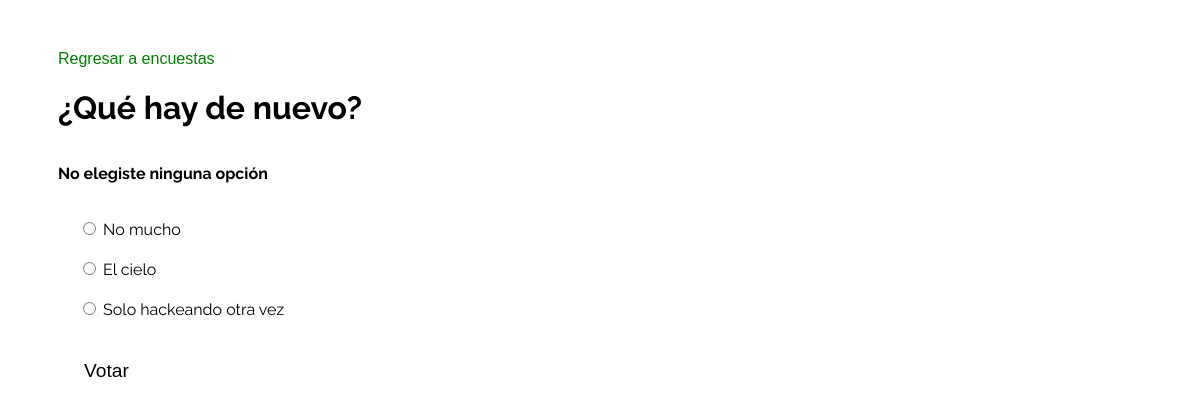
The page /polls/1/vote/ on the database its author committed.
### polls/models.py (models this page shows, shortened)
class Question(models.Model):
    question_text = models.CharField(max_length=200)
    pub_date = models.DateTimeField('date published')

class Choice(models.Model):
    question = models.ForeignKey(Question, on_delete=models.CASCADE)
    choice_text = models.CharField(max_length=200)
    votes = models.IntegerField(default=0)

### polls/views.py (the view)
# urls.py: path('<int:question_id>/vote/', views.vote, name='vote'),
def vote(request, question_id):
    question = get_object_or_404(Question, pk=question_id)
    try:
        selected_choice = question.choice_set.get(pk=request.POST['choice'])
    except (KeyError, Choice.DoesNotExist):
        return render(request, 'polls/detail.html', {
            'question': question,
            'error_message': "No elegiste ninguna opción"
            })
    else:
        selected_choice.votes += 1
        selected_choice.save()
        return HttpResponseRedirect(reverse('polls:results', args=(question.id,)))

### polls/templates/polls/detail.html (shortened to what this page needs)
{% extends "polls/base.html" %}
{% block content %}
    <a href="{% url 'polls:index' %}">Regresar a encuestas</a>
    <h1>{{ question.question_text }}</h1>
    {% if error_message %}<p><strong>{{ error_message }}</strong></p>{% endif %}
    <form action="{% url 'polls:vote' question.id %}" method="POST">
        {% for choice in question.choice_set.all %}
            <div class="option">
                <input type="radio" name="choice" id="choice{{forloop.counter}}" value="{{choice.id}}">
                <label for="choice{{forloop.counter}}">{{choice.choice_text}}</label>
            </div>
        {% endfor %}
        <input type="submit" value="Votar">
    </form>
{% endblock content %}

### polls/static/polls/style.css (style rules this page uses)
body { color: black; background: white; font-family: 'Raleway', sans-serif; }
h1 { display: block; }
li, a { text-decoration: none; font-family: sans-serif; }
a { color: green; }
.option { margin: 20px; }
input[type="submit"] { font-size: larger; border: none; background: transparent; margin: 20px; }

### rows shown on the page
Question: question_text "¿Qué hay de nuevo?"
Choice: choice_text "No mucho"
Choice: choice_text "El cielo"
Choice: choice_text "Solo hackeando otra vez"

### other values the page prints
{{ error_message }} "No elegiste ninguna opción"
